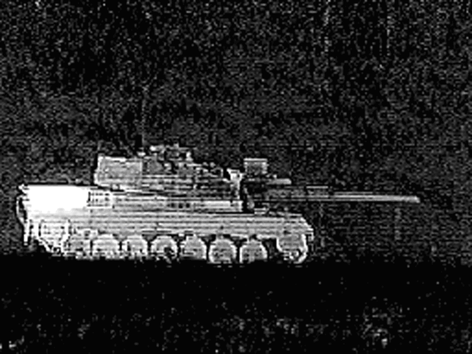
%> input picture source_images/LWIR.tif, 472 x 354 px
$ octave example_smoothing.m   (GNU Octave 9; MATLAB toolbox functions it lacks are replaced by stand-ins)
%> lines starting %> are read from the running program, lines starting %| are printed output that depends on the picture
### guidedImageFilter-master/guidedfilter.m
function q = guidedfilter(I, p, r, eps)
%   GUIDEDFILTER   O(1) time implementation of guided filter.
%
%   - guidance image: I (should be a gray-scale/single channel image)
%   - filtering input image: p (should be a gray-scale/single channel image)
%   - local window radius: r
%   - regularization parameter: eps

[hei, wid] = size(I);
N = boxfilter(ones(hei, wid), r); % the size of each local patch; N=(2r+1)^2 except for boundary pixels.

mean_I = boxfilter(I, r) ./ N;
mean_p = boxfilter(p, r) ./ N;
mean_Ip = boxfilter(I.*p, r) ./ N;
cov_Ip = mean_Ip - mean_I .* mean_p; % this is the covariance of (I, p) in each local patch.

mean_II = boxfilter(I.*I, r) ./ N;
var_I = mean_II - mean_I .* mean_I;

a = cov_Ip ./ (var_I + eps); % Eqn. (5) in the paper;
b = mean_p - a .* mean_I; % Eqn. (6) in the paper;

mean_a = boxfilter(a, r) ./ N;
mean_b = boxfilter(b, r) ./ N;

q = mean_a .* I + mean_b; % Eqn. (8) in the paper;
end

### guidedImageFilter-master/boxfilter.m
function imDst = boxfilter(imSrc, r)

%   BOXFILTER   O(1) time box filtering using cumulative sum
%
%   - Definition imDst(x, y)=sum(sum(imSrc(x-r:x+r,y-r:y+r)));
%   - Running time independent of r;
%   - Equivalent to the function: colfilt(imSrc, [2*r+1, 2*r+1], 'sliding', @sum);
%   - But much faster.

[hei, wid] = size(imSrc);
imDst = zeros(size(imSrc));

%cumulative sum over Y axis
imCum = cumsum(imSrc, 1);
%difference over Y axis
imDst(1:r+1, :) = imCum(1+r:2*r+1, :);
imDst(r+2:hei-r, :) = imCum(2*r+2:hei, :) - imCum(1:hei-2*r-1, :);
imDst(hei-r+1:hei, :) = repmat(imCum(hei, :), [r, 1]) - imCum(hei-2*r:hei-r-1, :);

%cumulative sum over X axis
imCum = cumsum(imDst, 2);
%difference over Y axis
imDst(:, 1:r+1) = imCum(:, 1+r:2*r+1);
imDst(:, r+2:wid-r) = imCum(:, 2*r+2:wid) - imCum(:, 1:wid-2*r-1);
imDst(:, wid-r+1:wid) = repmat(imCum(:, wid), [1, r]) - imCum(:, wid-2*r:wid-r-1);
end

### guidedImageFilter-master/example_smoothing.m
% example: edge-preserving smoothing
% figure 1 in our paper

close all;

[imagename1 imagepath1]=uigetfile('source_images\*.jpg;*.bmp;*.png;*.tif;*.tiff;*.pgm;*.gif','Please choose the first input image');
%> the answer given: ../source_images/LWIR.tif
I=imread(strcat(imagepath1,imagename1));
%> I is the input picture: size 354x472x3 uint8; mean R, G, B 39.4, 39.4, 39.4
I=double(rgb2gray(I))/255;
%> I: size 354x472 double
p = I;
r = 4; % try r=2, 4, or 8
eps = 0.2^2; % try eps=0.1^2, 0.2^2, 0.4^2

q = guidedfilter(I, p, r, eps);
%> in boxfilter, `imDst(:, wid-r+1:wid) = repmat(imCum(:, wid), [1, r]) - imCum(:, wid-2..`:
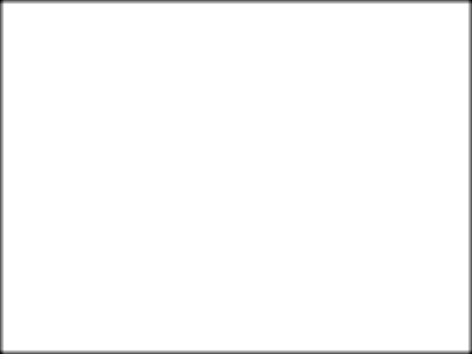
%> imDst: size 354x472 double; min 25, max 81, mean 80.1; drawn with min black and max white
%> in boxfilter (call 2), `imDst(hei-r+1:hei, :) = repmat(imCum(hei, :), [r, 1]) - imCum(hei-2*r:..`: imDst: size 354x472 double; min 0.0157, max 9, mean 1.39
%> in boxfilter (call 2), `imDst(:, 1:r+1) = imCum(:, 1+r:2*r+1);`: imDst: size 354x472 double; min 0.0157, max 21.45, mean 1.5
%> in boxfilter (call 2), `imDst(:, wid-r+1:wid) = repmat(imCum(:, wid), [1, r]) - imCum(:, wid-2..`: imDst: size 354x472 double; min 0.663, max 81, mean 12.5
%> in boxfilter (call 4), `imDst(hei-r+1:hei, :) = repmat(imCum(hei, :), [r, 1]) - imCum(hei-2*r:..`: imDst: size 354x472 double; min 6.15e-05, max 9, mean 0.625
%> in boxfilter (call 4), `imDst(:, 1:r+1) = imCum(:, 1+r:2*r+1);`: imDst: size 354x472 double; min 6.15e-05, max 9, mean 0.638
%> in boxfilter (call 4), `imDst(:, wid-r+1:wid) = repmat(imCum(:, wid), [1, r]) - imCum(:, wid-2..`: imDst: size 354x472 double; min 0.0104, max 81, mean 5.6
%> call 6 of boxfilter, with r = 4
%> in boxfilter (call 6), `imDst(hei-r+1:hei, :) = repmat(imCum(hei, :), [r, 1]) - imCum(hei-2*r:..`: imDst: size 354x472 double; min -3.2e-13, max 7.07, mean 1.44; mean of the top-left, top-right, bottom-left and bottom-right quarters 1.4, 1.16, 1.94, 1.27
%> in boxfilter (call 6), `imDst(:, 1:r+1) = imCum(:, 1+r:2*r+1);`: imDst: size 354x472 double; min -3.2e-13, max 32.04, mean 1.5
%> in boxfilter (call 6), `imDst(:, wid-r+1:wid) = repmat(imCum(:, wid), [1, r]) - imCum(:, wid-2..`:
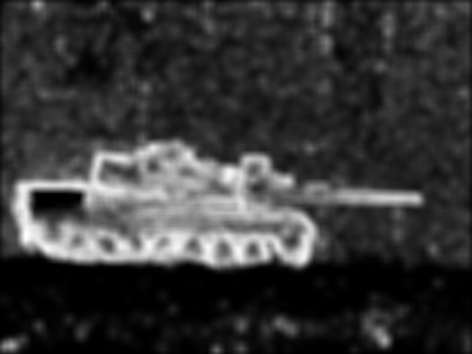
%> imDst: size 354x472 double; min -2.88e-12, max 60.25, mean 12.9; mean of the top-left, top-right, bottom-left and bottom-right quarters 12.5, 10.3, 17.4, 11.4; drawn with min black and max white
%> call 7 of boxfilter, with r = 4
%> in boxfilter (call 7), `imCum = cumsum(imSrc, 1);`:
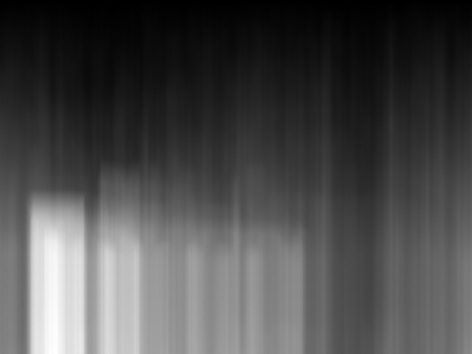
%> imCum: size 354x472 double; min 0.015, max 66.11, mean 19.7; drawn with min black and max white
%> in boxfilter (call 7), `imDst(hei-r+1:hei, :) = repmat(imCum(hei, :), [r, 1]) - imCum(hei-2*r:..`: imDst: size 354x472 double; min 0.0772, max 9, mean 0.97
%> in boxfilter (call 7), `imCum = cumsum(imDst, 2);`:
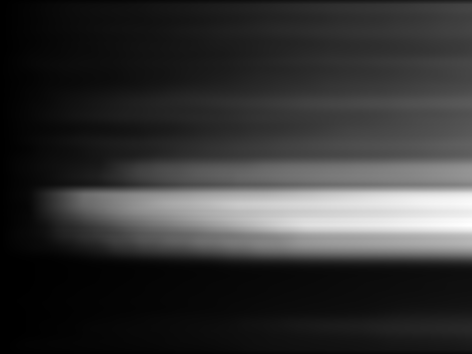
%> imCum: size 354x472 double; min 0.14, max 1241.6, mean 259.5; drawn with min black and max white
%> in boxfilter (call 7), `imDst(:, 1:r+1) = imCum(:, 1+r:2*r+1);`:
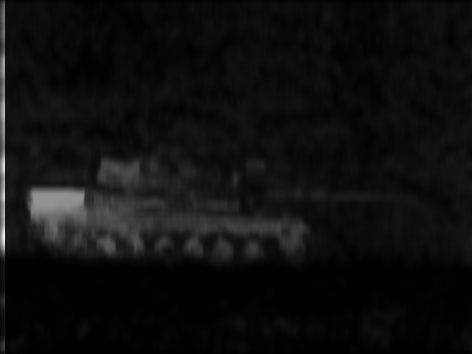
%> imDst: size 354x472 double; min 0.0772, max 15.65, mean 1.02; drawn with min black and max white
%> in boxfilter (call 7), `imDst(:, wid-r+1:wid) = repmat(imCum(:, wid), [1, r]) - imCum(:, wid-2..`:
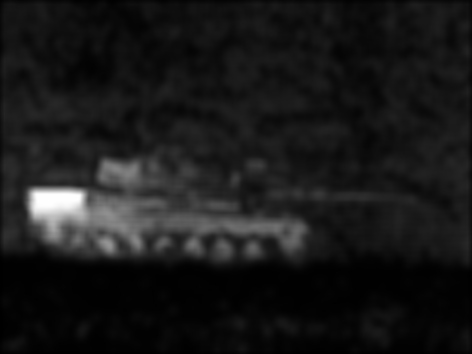
%> imDst: size 354x472 double; min 0.705, max 81, mean 8.7; drawn with min black and max white
%> in guidedfilter, `q = mean_a .* I + mean_b;`:
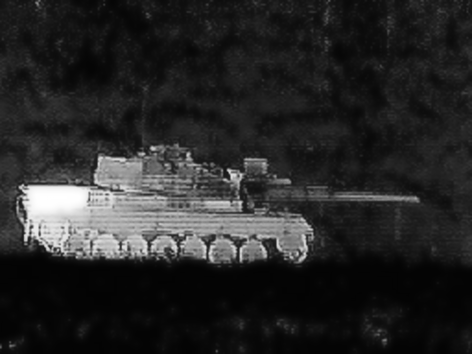
%> q: size 354x472 double; min 0.0156, max 1, mean 0.155

figure();
imshow([uint8(I), uint8(q)], [0, 1]);
